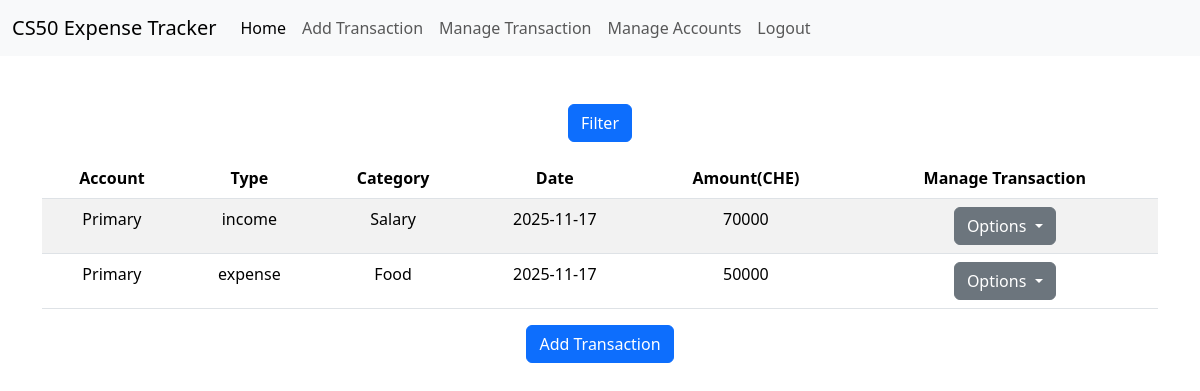
The page /manage_transactions (signed in) on the database as committed earlier.
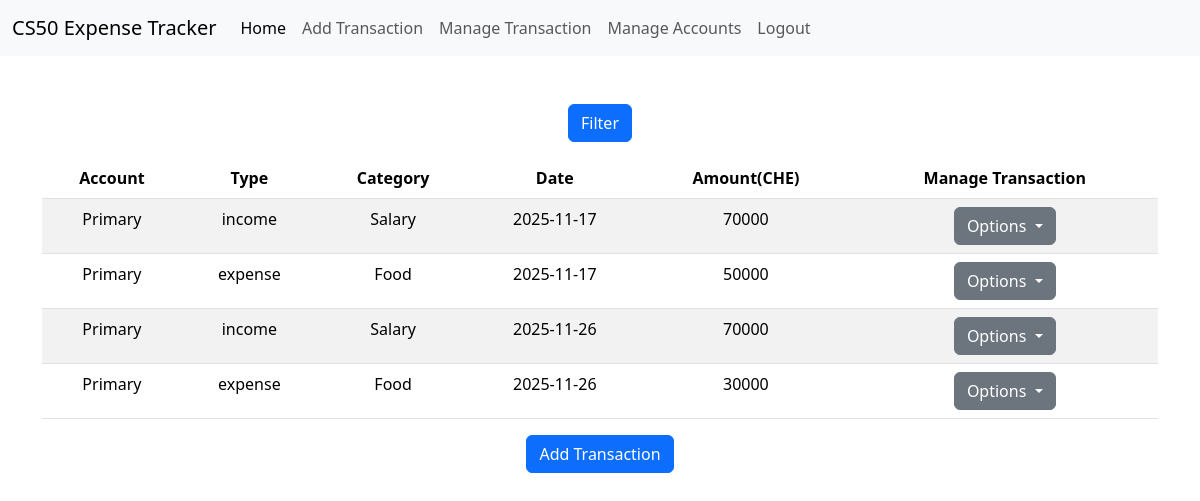
The same page on the database as committed later.
### tables this page shows
CREATE TABLE accounts (
    id INTEGER PRIMARY KEY AUTOINCREMENT NOT NULL, 
    user_id INTEGER NOT NULL,
    account_name TEXT NOT NULL,
    balance_cents INTEGER NOT NULL DEFAULT 0,
    UNIQUE (user_id, account_name),
    FOREIGN KEY (user_id) REFERENCES users(id) ON DELETE CASCADE
);

CREATE TABLE "transactions" (
    id INTEGER PRIMARY KEY AUTOINCREMENT NOT NULL,
    created_by_user_id INTEGER,
    account_id INTEGER NOT NULL,
    trans_type TEXT NOT NULL CHECK (trans_type IN ('income','expense','transfer_in', 'transfer_out')),
    category TEXT NOT NULL,
    amount_cents INTEGER NOT NULL CHECK (amount_cents > 0),
    trans_date TEXT NOT NULL DEFAULT CURRENT_DATE,
    date_created TEXT NOT NULL DEFAULT (strftime('%Y-%m-%dT%H:%M:%fZ','now')),
    FOREIGN KEY (created_by_user_id) REFERENCES users(id) ON DELETE SET NULL,
    FOREIGN KEY (account_id) REFERENCES accounts(id) ON DELETE CASCADE
);

### app.py (the view, shortened to what this page needs)
@app.route("/manage_transactions", methods = ["GET", "POST"])
def manage_transactions():
    if (request.method == "GET"):
        current_date = date.today()
        start = current_date + relativedelta(day=1)
        end = current_date + relativedelta(day=31)
        trasactions = getTransDate(start, end)
        con = conDbDict()
        cur = con.cursor()
        user = getUser()
        accounts = cur.execute("SELECT account_name, balance_cents, id FROM accounts WHERE user_id = ?", (user["id"],)).fetchall()
        categories = cur.execute("SELECT name FROM categories WHERE user_id = ?", (user["id"],)).fetchall()
        con.close()
        return render_template("manage_transactions.html", accounts=accounts, categories=categories, transactions=trasactions, types=TYPES)

### app.py (called while the page is built)
@app.after_request
def after_request(response):
    response.headers["Cache-Control"] = "no-cache, no-store, must-revalidate"
    response.headers["Expires"] = 0
    response.headers["Pragma"] = "no-cache"
    return response

### helpers.py (called while the page is built)
def conDbDict(db = "final.db"):
        con = sqlite3.connect(db)
        con.row_factory = sqlite3.Row
        con.execute("PRAGMA foreign_keys = ON")
        return con

def getTransDate(start, end):
     user = getUser()
     con = conDbDict()
     cur = con.cursor()
     transactions = cur.execute("SELECT account_id, amount_cents, category, id, trans_date, trans_type FROM transactions where created_by_user_id = ? AND trans_date BETWEEN ? and ? ORDER BY trans_date", (user["id"], start, end,)).fetchall()
     con.close()
     return transactions

def getUser():
    con = conDbDict()
    cur = con.cursor()
    user = cur.execute("SELECT id, username FROM users WHERE id = ?", (session["user_id"],)).fetchone()
    con.close()
    return user

### templates/manage_transactions.html (shortened to what this page needs)
{% extends "layout.html" %}
{% block main %}
<p class="d-inline-flex gap-1">
  <button class="btn btn-primary" type="button" data-bs-toggle="collapse" data-bs-target="#multiCollapseExample1" aria-expanded="false" aria-controls="multiCollapseExample1">
    Filter
  </button>
</p>
    <table class="table table-striped" id="transactions-table">
        <thead>
            <tr>
                <th>Account</th>
                <th>Type</th>
                <th>Category</th>
                <th>Date</th>
                <th>Amount(CHE)</th>
                <th>Manage Transaction</th>
            </tr>
        </thead>
        <tbody>
            {% for trans in transactions %}
            <tr id="row-{{ trans.id }}">
                <td>
                    <span id="view-acc-{{ trans.id }}">
                        {% for account in accounts %}
                            {% if account.id == trans.account_id %}
                                {{ account.account_name}}
                            {% endif %}
                        {% endfor %}
                    </span>
                </td>
                <td>
                    <span id="view-type-{{ trans.id }}">{{ trans.trans_type }}</span>
                </td>
                <td>
                    <span id="view-cat-{{ trans.id }}">{{ trans.category }}</span>
                </td>
                <td>
                    <span id="view-date-{{ trans.id }}">{{ trans.trans_date }}</span>
                </td>
                <td>
                    <span id="view-amt-{{ trans.id }}">{{ trans.amount_cents }}</span>
                </td>
                <td>
                    <div class="dropdown">
                        <button aria-expanded="false"
                                class="btn btn-secondary dropdown-toggle"
                                data-bs-toggle="dropdown"
                                id="drop-btn-{{ trans.id }}"
                                name="drop-btn"
                                type="button" >
                            Options
                        </button>
                    </div>
                </td>
            </tr>
            {% endfor %}
        </tbody>
    </table>
<p class="d-inline-flex gap-1">
  <button class="btn btn-primary" type="button" data-bs-toggle="collapse" data-bs-target="#multiCollapseExample2" aria-expanded="false" aria-controls="multiCollapseExample2">
    Add Transaction
  </button>
</p>
{% endblock %}

### templates/layout.html (shortened to what this page needs)
<!doctype html>
<html lang="en">
  <head>
    <link href="https://cdn.jsdelivr.net/npm/bootstrap@5.3.8/dist/css/bootstrap.min.css" rel="stylesheet">
  </head>
  <body>
    <nav class="navbar navbar-expand-lg bg-body-tertiary">
        <div class="container-fluid">
            <a class="navbar-brand" href="/">CS50 Expense Tracker</a>
            <div class="collapse navbar-collapse" id="navbarNav">
              {% if session["user_id"] %}
                <ul class="navbar-nav">
                    <li class="nav-item">
                      <a class="nav-link active" aria-current="page" href="/">Home</a>
                    </li>
                    <li class="nav-item">
                    <a class="nav-link" href="/add_transaction">Add Transaction</a>
                    </li>
                    <li class="nav-item">
                    <a class="nav-link" href="/manage_transactions">Manage Transaction</a>
                    </li>
                    <li class="nav-item">
                    <a class="nav-link" href="/manage_accounts">Manage Accounts</a>
                    </li>
                </ul>
                <ul class="navbar-nav">
                  <li class="nav-item">
                      <a class="nav-link" href="/logout">Logout</a>
                    </li>
                </ul>
              {% endif %}
            </div>
        </div>
    </nav>
    <main class="container py-5 text-center">
      {% block main %}{% endblock %}
    </main>
  </body>
</html>

Rows that differ between the two databases and show on the page:
added transactions: accounts (account_name "Primary")
added transactions: accounts (account_name "Primary")
